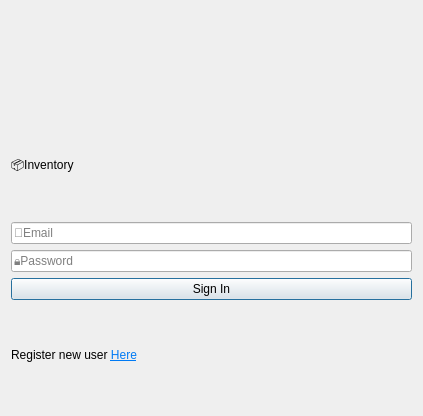
<?xml version="1.0" encoding="UTF-8"?>
<ui version="4.0">
 <class>login</class>
 <widget class="QDialog" name="login">
  <property name="geometry">
   <rect>
    <x>0</x>
    <y>0</y>
    <width>423</width>
    <height>416</height>
   </rect>
  </property>
  <property name="minimumSize">
   <size>
    <width>400</width>
    <height>300</height>
   </size>
  </property>
  <property name="windowTitle">
   <string>Login</string>
  </property>
  <layout class="QVBoxLayout" name="verticalLayout_4">
   <item>
    <widget class="QLabel" name="label_error">
     <property name="text">
      <string/>
     </property>
    </widget>
   </item>
   <item>
    <widget class="QLabel" name="label">
     <property name="text">
      <string>📦Inventory</string>
     </property>
    </widget>
   </item>
   <item>
    <widget class="QLineEdit" name="lineEdit_username">
     <property name="placeholderText">
      <string>👤Email</string>
     </property>
    </widget>
   </item>
   <item>
    <widget class="QLineEdit" name="lineEdit_password">
     <property name="placeholderText">
      <string>🔒Password</string>
     </property>
    </widget>
   </item>
   <item>
    <widget class="QPushButton" name="pushButton">
     <property name="text">
      <string>Sign In</string>
     </property>
    </widget>
   </item>
   <item>
    <widget class="QLabel" name="label_2">
     <property name="text">
      <string>&lt;html&gt;&lt;head/&gt;&lt;body&gt;&lt;p&gt;Register new user &lt;a href=&quot;google.com&quot;&gt;&lt;span style=&quot; text-decoration: underline; color:#007af4;&quot;&gt;Here&lt;/span&gt;&lt;/a&gt;&lt;/p&gt;&lt;/body&gt;&lt;/html&gt;</string>
     </property>
    </widget>
   </item>
  </layout>
 </widget>
 <resources/>
 <connections/>
</ui>
